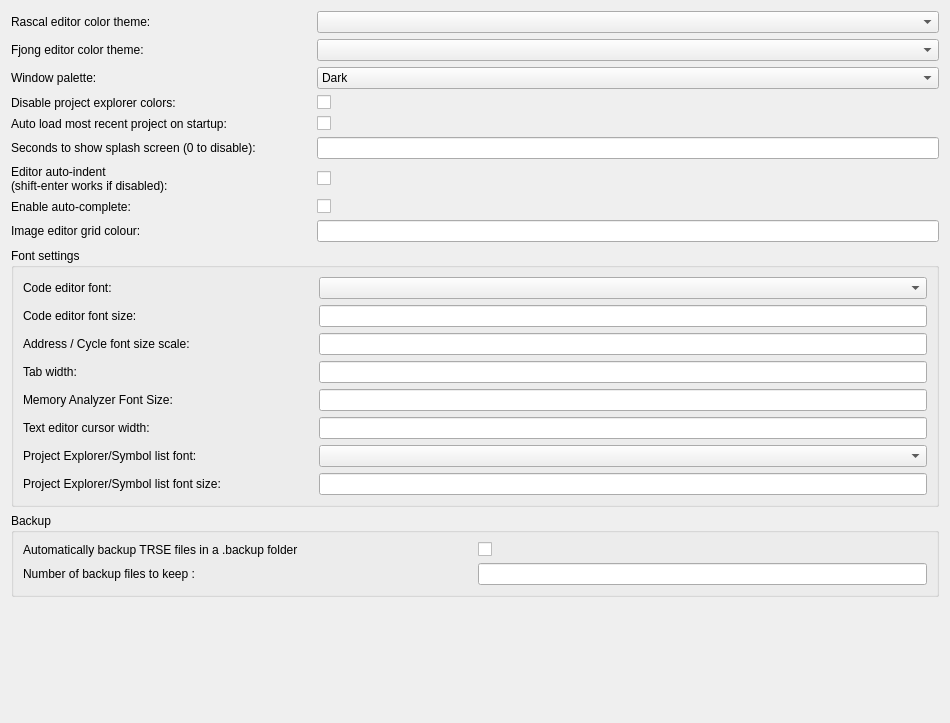
           <widget class="QWidget" name="scrollAreaWidgetContents_4">
            <property name="geometry">
             <rect>
              <x>0</x>
              <y>0</y>
              <width>950</width>
              <height>723</height>
             </rect>
            </property>
            <layout class="QGridLayout" name="gridLayout_26">
             <item row="0" column="0">
              <layout class="QGridLayout" name="gridLayout_5">
               <item row="1" column="2">
                <widget class="QComboBox" name="cmbThemeFjong"/>
               </item>
               <item row="4" column="0">
                <widget class="QLabel" name="label_76">
                 <property name="text">
                  <string>Auto load most recent project on startup:</string>
                 </property>
                </widget>
               </item>
               <item row="2" column="2">
                <widget class="QComboBox" name="cmbPalette">
                 <item>
                  <property name="text">
                   <string>Dark</string>
                  </property>
                 </item>
                 <item>
                  <property name="text">
                   <string>Light</string>
                  </property>
                 </item>
                </widget>
               </item>
               <item row="8" column="0">
                <widget class="QLabel" name="label_69">
                 <property name="text">
                  <string>Image editor grid colour:</string>
                 </property>
                </widget>
               </item>
               <item row="6" column="0">
                <widget class="QLabel" name="label_56">
                 <property name="text">
                  <string>Editor auto-indent
(shift-enter works if disabled):</string>
                 </property>
                </widget>
               </item>
               <item row="5" column="2">
                <widget class="QLineEdit" name="leSplashSeconds"/>
               </item>
               <item row="3" column="2">
                <widget class="QCheckBox" name="chkDisableFileColors">
                 <property name="text">
                  <string/>
                 </property>
                </widget>
               </item>
               <item row="3" column="0">
                <widget class="QLabel" name="label_41">
                 <property name="text">
                  <string>Disable project explorer colors:</string>
                 </property>
                </widget>
               </item>
               <item row="8" column="2">
                <widget class="QLineEdit" name="leGridColor"/>
               </item>
               <item row="7" column="2">
                <widget class="QCheckBox" name="chkAutoComplete">
                 <property name="text">
                  <string/>
                 </property>
                </widget>
               </item>
               <item row="0" column="0">
                <widget class="QLabel" name="label_3">
                 <property name="minimumSize">
                  <size>
                   <width>300</width>
                   <height>0</height>
                  </size>
                 </property>
                 <property name="text">
                  <string>Rascal editor color theme:</string>
                 </property>
                </widget>
               </item>
               <item row="1" column="0">
                <widget class="QLabel" name="label_21">
                 <property name="text">
                  <string>Fjong editor color theme:</string>
                 </property>
                </widget>
               </item>
               <item row="6" column="2">
                <widget class="QCheckBox" name="chkAutoIndent">
                 <property name="text">
                  <string/>
                 </property>
                </widget>
               </item>
               <item row="7" column="0">
                <widget class="QLabel" name="label_62">
                 <property name="text">
                  <string>Enable auto-complete:</string>
                 </property>
                </widget>
               </item>
               <item row="0" column="2">
                <widget class="QComboBox" name="cmbTheme"/>
               </item>
               <item row="2" column="0">
                <widget class="QLabel" name="label_8">
                 <property name="text">
                  <string>Window palette:</string>
                 </property>
                </widget>
               </item>
               <item row="5" column="0">
                <widget class="QLabel" name="label_47">
                 <property name="text">
                  <string>Seconds to show splash screen (0 to disable):</string>
                 </property>
                </widget>
               </item>
               <item row="4" column="2">
                <widget class="QCheckBox" name="chkAutoLoadRecent">
                 <property name="text">
                  <string/>
                 </property>
                </widget>
               </item>
              </layout>
             </item>
             <item row="1" column="0">
              <widget class="QGroupBox" name="groupBox">
               <property name="title">
                <string>Font settings</string>
               </property>
               <layout class="QGridLayout" name="gridLayout_21">
                <item row="0" column="0">
                 <layout class="QGridLayout" name="gridLayout_4">
                  <item row="7" column="1">
                   <widget class="QLineEdit" name="leCursorWidth">
                    <property name="inputMask">
                     <string>99</string>
                    </property>
                   </widget>
                  </item>
                  <item row="1" column="0">
                   <widget class="QLabel" name="label_5">
                    <property name="text">
                     <string>Code editor font size:</string>
                    </property>
                   </widget>
                  </item>
                  <item row="6" column="1">
                   <widget class="QLineEdit" name="leFontSizeMemoryAnalyzer">
                    <property name="inputMask">
                     <string>99</string>
                    </property>
                   </widget>
                  </item>
                  <item row="6" column="0">
                   <widget class="QLabel" name="label_9">
                    <property name="text">
                     <string>Memory Analyzer Font Size:</string>
                    </property>
                   </widget>
                  </item>
                  <item row="9" column="0">
                   <widget class="QLabel" name="label_37">
                    <property name="text">
                     <string>Project Explorer/Symbol list font size:</string>
                    </property>
                   </widget>
                  </item>
                  <item row="8" column="1">
                   <widget class="QComboBox" name="cmbFontSymbols"/>
                  </item>
                  <item row="2" column="0">
                   <widget class="QLabel" name="label_52">
                    <property name="text">
                     <string>Address / Cycle font size scale:</string>
                    </property>
                   </widget>
                  </item>
                  <item row="8" column="0">
                   <widget class="QLabel" name="label_36">
                    <property name="text">
                     <string>Project Explorer/Symbol list font:</string>
                    </property>
                   </widget>
                  </item>
                  <item row="3" column="1">
                   <widget class="QLineEdit" name="leTabWidth">
                    <property name="inputMask">
                     <string>99</string>
                    </property>
                   </widget>
                  </item>
                  <item row="9" column="1">
                   <widget class="QLineEdit" name="leFontSizeSymbols">
                    <property name="inputMask">
                     <string>99</string>
                    </property>
                   </widget>
                  </item>
                  <item row="3" column="0">
                   <widget class="QLabel" name="label_4">
                    <property name="text">
                     <string>Tab width:</string>
                    </property>
                   </widget>
                  </item>
                  <item row="0" column="1">
                   <widget class="QComboBox" name="cbmFont"/>
                  </item>
                  <item row="0" column="0">
                   <widget class="QLabel" name="label_57">
                    <property name="minimumSize">
                     <size>
                      <width>290</width>
                      <height>0</height>
                     </size>
                    </property>
                    <property name="text">
                     <string>Code editor font:</string>
                    </property>
                   </widget>
                  </item>
                  <item row="1" column="1">
                   <widget class="QLineEdit" name="leFontSize">
                    <property name="inputMask">
                     <string>99</string>
                    </property>
                   </widget>
                  </item>
                  <item row="7" column="0">
                   <widget class="QLabel" name="label_29">
                    <property name="text">
                     <string>Text editor cursor width:</string>
                    </property>
                   </widget>
                  </item>
                  <item row="2" column="1">
                   <widget class="QLineEdit" name="leFontScale"/>
                  </item>
                 </layout>
                </item>
               </layout>
              </widget>
             </item>
             <item row="2" column="0">
              <widget class="QGroupBox" name="groupBox_11">
               <property name="title">
                <string>Backup</string>
               </property>
               <layout class="QGridLayout" name="gridLayout_23">
                <item row="0" column="0">
                 <layout class="QGridLayout" name="gridLayout_22" columnstretch="1,1" columnminimumwidth="1,1">
                  <item row="0" column="1">
                   <widget class="QCheckBox" name="chkBackup">
                    <property name="text">
                     <string/>
                    </property>
                   </widget>
                  </item>
                  <item row="0" column="0">
                   <widget class="QLabel" name="label_43">
                    <property name="text">
                     <string>Automatically backup TRSE files in a .backup folder</string>
                    </property>
                   </widget>
                  </item>
                  <item row="1" column="0">
                   <widget class="QLabel" name="label_44">
                    <property name="text">
                     <string>Number of backup files to keep :</string>
                    </property>
                   </widget>
                  </item>
                  <item row="1" column="1">
                   <widget class="QLineEdit" name="leBackupFiles"/>
                  </item>
                 </layout>
                </item>
               </layout>
              </widget>
             </item>
             <item row="3" column="0">
              <spacer name="verticalSpacer_4">
               <property name="orientation">
                <enum>Qt::Vertical</enum>
               </property>
               <property name="sizeHint" stdset="0">
                <size>
                 <width>20</width>
                 <height>40</height>
                </size>
               </property>
              </spacer>
             </item>
            </layout>
           </widget>
